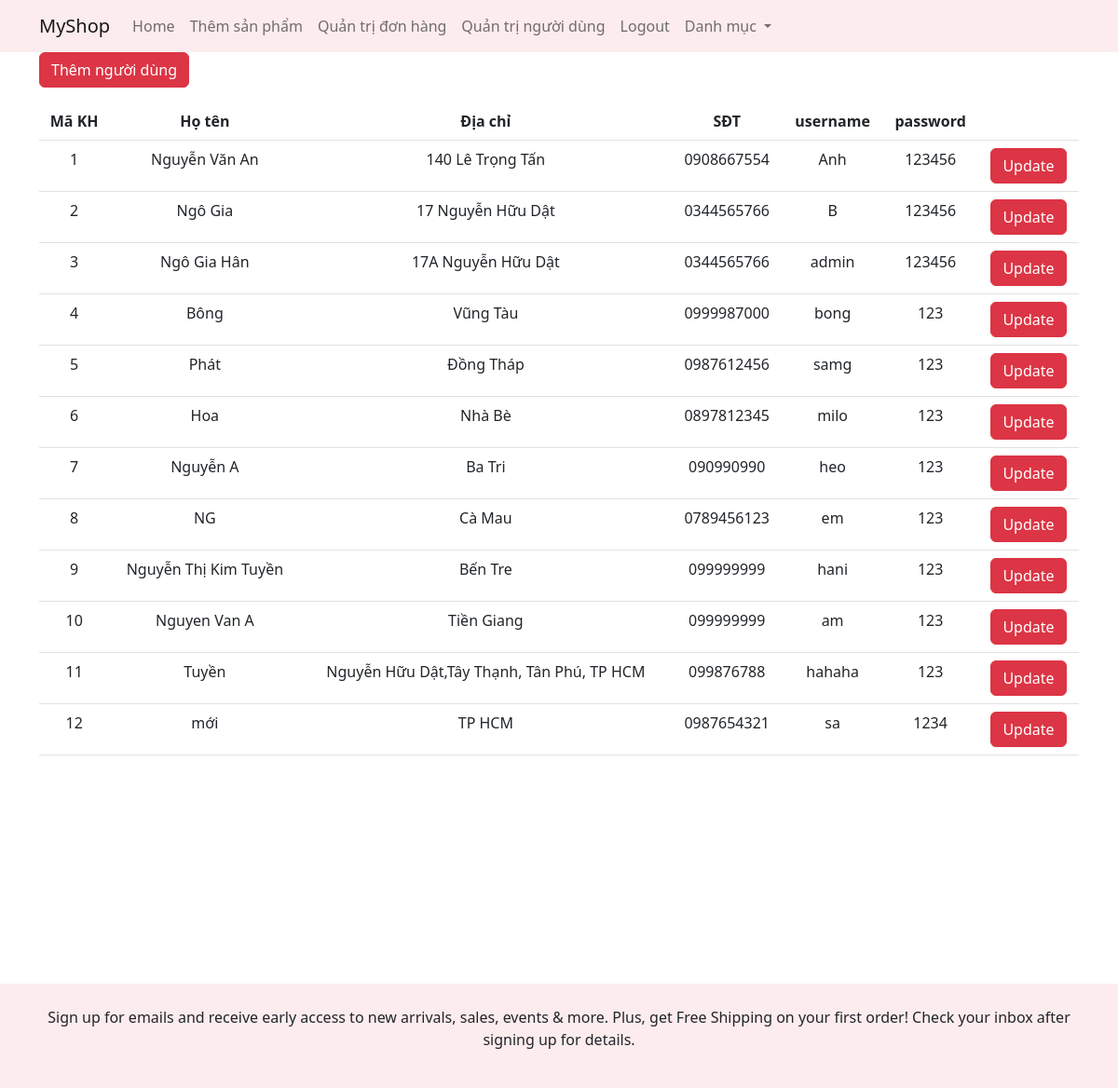
Screenshot of /kh.php with the database file from the repository.
### tables this page shows
CREATE TABLE `KhachHang` (
  `MaKH` int NOT NULL,
  `TenKH` text NOT NULL,
  `username` varchar(50) NOT NULL,
  `password` varchar(20) NOT NULL,
  `DiaChi` text NOT NULL,
  `SoDT` varchar(11) NOT NULL,
  `PhanQuyen` int NOT NULL DEFAULT '0'
);

### class/KH.php (called while the page is built, shortened)
<?php
class KH {
    public static function getAll($pdo) {
        $sql = "SELECT * FROM KhachHang";
        $stmt = $pdo->prepare($sql);
        if ($stmt->execute()) {
            $stmt->setFetchMode(PDO::FETCH_CLASS, 'KH');
            return $stmt->fetchAll();
        }
    }
}
?>

### kh.php (the view, shortened to what this page needs)
<?php
require 'class/DonHang.php';
require 'class/KH.php';
$db = new Database();
$pdo = $db->getConnect();
$kh = KH::getAll($pdo);
?>
<?php require 'inc/headerad.php'; ?>
<div class="container" style="height: 1000px;">
<a href="newuser.php" class="btn btn-danger">Thêm người dùng</a>
    <table class="table my-3">
        <thead>
            <tr class="text-center">
                <th>Mã KH</th>
                <th>Họ tên</th>
                <th>Địa chỉ</th>
                <th>SĐT</th>
                <th>username</th>
                <th>password</th>
                <th></th>
            </tr>
        </thead>
        <tbody>
        <?php
        foreach ($kh as $kh1):
            ?>
                    <tr class="text-center">
                    <td><?= $kh1->MaKH ?></td>
                    <td><?= $kh1->TenKH ?></td>
                    <td><?= $kh1->DiaChi ?></td>
                    <td><?= $kh1->SoDT ?></td>
                    <td><?= $kh1->username ?></td>
                    <td><?= $kh1->password ?></td>
                    <td>
                        <a href="updatekh.php?id=<?= $kh1->MaKH ?>" class="btn btn-danger">Update</a>
                    </td>
                    </tr>
            <?php
                endforeach;
                ?>
        </tbody>
    </table>
</div>
<?php require 'inc/footer.php'; ?>

### rows the page displays
khachhang: MaKH "1", TenKH "Nguyễn Văn An", DiaChi "140 Lê Trọng Tấn", SoDT "0908667554", username "Anh", password "123456"
khachhang: MaKH "2", TenKH "Ngô Gia", DiaChi "17 Nguyễn Hữu Dật", SoDT "0344565766", username "B", password "123456"
khachhang: MaKH "3", TenKH "Ngô Gia Hân", DiaChi "17A Nguyễn Hữu Dật", SoDT "0344565766", username "admin", password "123456"
khachhang: MaKH "4", TenKH "Bông", DiaChi "Vũng Tàu", SoDT "0999987000", username "bong", password "123"
khachhang: MaKH "5", TenKH "Phát", DiaChi "Đồng Tháp", SoDT "0987612456", username "samg", password "123"
khachhang: MaKH "6", TenKH "Hoa", DiaChi "Nhà Bè", SoDT "0897812345", username "milo", password "123"
khachhang: MaKH "7", TenKH "Nguyễn A", DiaChi "Ba Tri", SoDT "090990990", username "heo", password "123"
khachhang: MaKH "8", TenKH "NG", DiaChi "Cà Mau", SoDT "0789456123", username "em", password "123"
khachhang: MaKH "9", TenKH "Nguyễn Thị Kim Tuyền", DiaChi "Bến Tre", SoDT "099999999", username "hani", password "123"
khachhang: MaKH "10", TenKH "Nguyen Van A", DiaChi "Tiền Giang", SoDT "099999999", username "am", password "123"
khachhang: MaKH "11", TenKH "Tuyền", DiaChi "Nguyễn Hữu Dật,Tây Thạnh, Tân Phú, TP HCM", SoDT "099876788", username "hahaha", password "123"
khachhang: MaKH "12", TenKH "mới", DiaChi "TP HCM", SoDT "0987654321", username "sa", password "1234"
